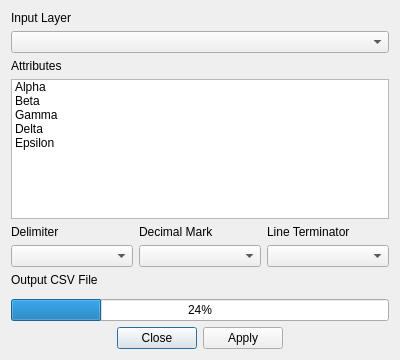
<?xml version="1.0" encoding="UTF-8"?>
<ui version="4.0">
 <class>mmqgis_attribute_export_form</class>
 <widget class="QDialog" name="mmqgis_attribute_export_form">
  <property name="windowModality">
   <enum>Qt::ApplicationModal</enum>
  </property>
  <property name="enabled">
   <bool>true</bool>
  </property>
  <property name="geometry">
   <rect>
    <x>0</x>
    <y>0</y>
    <width>400</width>
    <height>360</height>
   </rect>
  </property>
  <property name="mouseTracking">
   <bool>false</bool>
  </property>
  <property name="windowTitle">
   <string>Export Attributes</string>
  </property>
  <layout class="QVBoxLayout" name="verticalLayout">
   <item>
    <widget class="QLabel" name="label_4">
     <property name="text">
      <string>Input Layer</string>
     </property>
    </widget>
   </item>
   <item>
    <widget class="QComboBox" name="input_layer_name"/>
   </item>
   <item>
    <widget class="QLabel" name="label_2">
     <property name="text">
      <string>Attributes</string>
     </property>
    </widget>
   </item>
   <item>
    <widget class="QListWidget" name="attributes">
     <property name="selectionMode">
      <enum>QAbstractItemView::ExtendedSelection</enum>
     </property>
     <item>
      <property name="text">
       <string>Alpha</string>
      </property>
     </item>
     <item>
      <property name="text">
       <string>Beta</string>
      </property>
     </item>
     <item>
      <property name="text">
       <string>Gamma</string>
      </property>
     </item>
     <item>
      <property name="text">
       <string>Delta</string>
      </property>
     </item>
     <item>
      <property name="text">
       <string>Epsilon</string>
      </property>
     </item>
    </widget>
   </item>
   <item>
    <layout class="QGridLayout" name="gridLayout">
     <item row="1" column="2">
      <widget class="QComboBox" name="line_terminator"/>
     </item>
     <item row="1" column="1">
      <widget class="QComboBox" name="decimal_mark"/>
     </item>
     <item row="1" column="0">
      <widget class="QComboBox" name="field_delimiter"/>
     </item>
     <item row="0" column="0">
      <widget class="QLabel" name="label_3">
       <property name="text">
        <string>Delimiter</string>
       </property>
      </widget>
     </item>
     <item row="0" column="1">
      <widget class="QLabel" name="label_6">
       <property name="text">
        <string>Decimal Mark</string>
       </property>
      </widget>
     </item>
     <item row="0" column="2">
      <widget class="QLabel" name="label_5">
       <property name="text">
        <string>Line Terminator</string>
       </property>
      </widget>
     </item>
    </layout>
   </item>
   <item>
    <widget class="QLabel" name="label">
     <property name="text">
      <string>Output CSV File</string>
     </property>
    </widget>
   </item>
   <item>
    <widget class="QgsFileWidget" name="output_csv_name"/>
   </item>
   <item>
    <widget class="QProgressBar" name="status">
     <property name="value">
      <number>24</number>
     </property>
    </widget>
   </item>
   <item>
    <widget class="QDialogButtonBox" name="buttonBox">
     <property name="orientation">
      <enum>Qt::Horizontal</enum>
     </property>
     <property name="standardButtons">
      <set>QDialogButtonBox::Apply|QDialogButtonBox::Close</set>
     </property>
     <property name="centerButtons">
      <bool>true</bool>
     </property>
    </widget>
   </item>
  </layout>
 </widget>
 <customwidgets>
  <customwidget>
   <class>QgsFileWidget</class>
   <extends>QWidget</extends>
   <header>qgsfilewidget.h</header>
  </customwidget>
 </customwidgets>
 <tabstops>
  <tabstop>input_layer_name</tabstop>
  <tabstop>attributes</tabstop>
  <tabstop>field_delimiter</tabstop>
  <tabstop>line_terminator</tabstop>
  <tabstop>buttonBox</tabstop>
 </tabstops>
 <resources/>
 <connections>
  <connection>
   <sender>buttonBox</sender>
   <signal>accepted()</signal>
   <receiver>mmqgis_attribute_export_form</receiver>
   <slot>accept()</slot>
   <hints>
    <hint type="sourcelabel">
     <x>248</x>
     <y>254</y>
    </hint>
    <hint type="destinationlabel">
     <x>157</x>
     <y>274</y>
    </hint>
   </hints>
  </connection>
  <connection>
   <sender>buttonBox</sender>
   <signal>rejected()</signal>
   <receiver>mmqgis_attribute_export_form</receiver>
   <slot>reject()</slot>
   <hints>
    <hint type="sourcelabel">
     <x>316</x>
     <y>260</y>
    </hint>
    <hint type="destinationlabel">
     <x>286</x>
     <y>274</y>
    </hint>
   </hints>
  </connection>
 </connections>
</ui>
